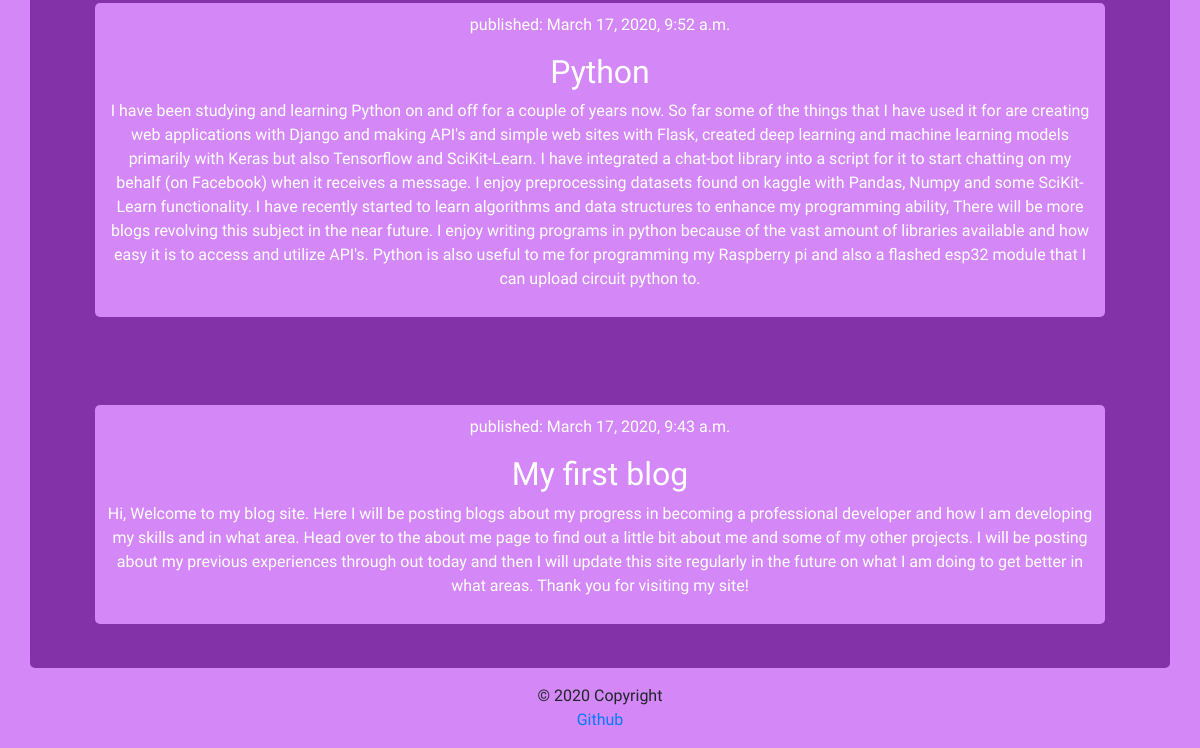
The app's page / (lower part), older data.
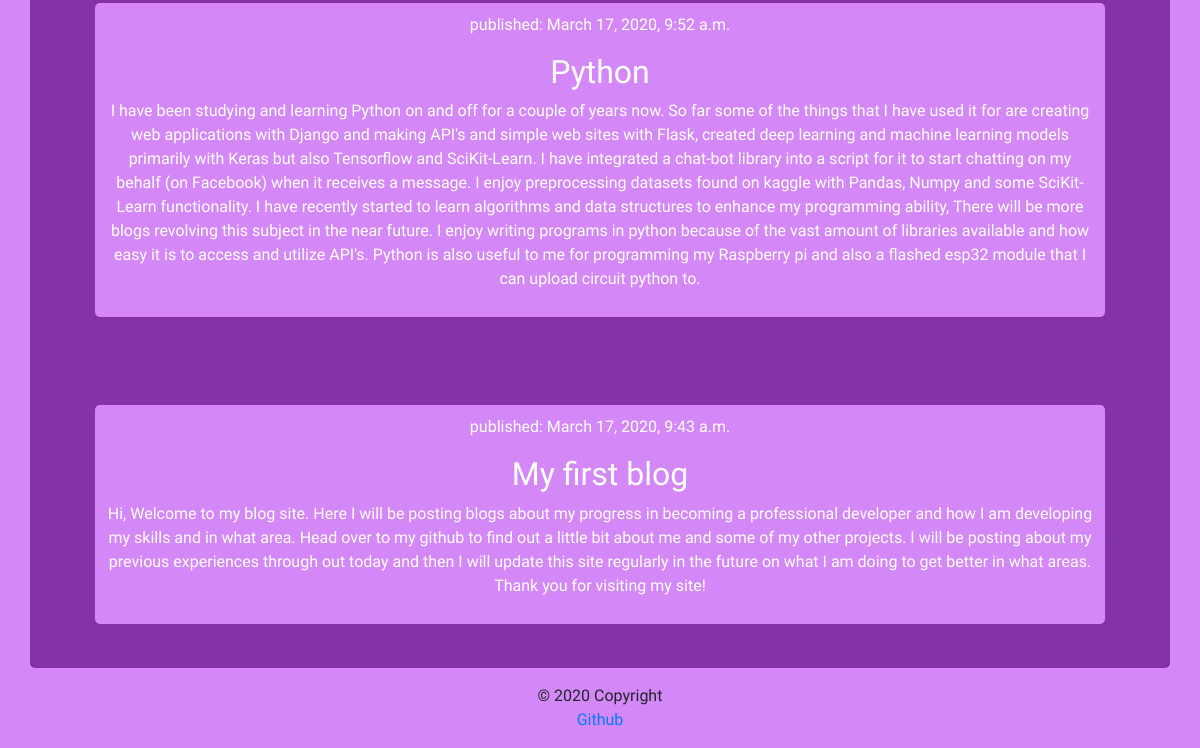
The same page, newer data.
### blog/models.py (models this page shows, shortened)
class Post(models.Model):
    author = models.ForeignKey(settings.AUTH_USER_MODEL, on_delete=models.CASCADE)
    title = models.CharField(max_length=200)
    text = models.TextField()
    created_date = models.DateTimeField(default=timezone.now)
    related_language = models.CharField(max_length=100)
    published_date = models.DateTimeField(blank=True, null=True)

### blog/views.py (the view)
# urls.py: path('', views.post_list, name='post_list'),
def post_list(request):
    posts = Post.objects.filter(published_date__lte=timezone.now()).order_by('-published_date')
    return render(request, 'blog/post_list.html', {'posts': posts})

### blog/templates/blog/post_list.html (shortened to what this page needs)
{% extends 'blog/base.html' %}
{% block content %}
        {% for post in posts %}
        <br/><br/>
         <div style="text-align:center;background-color: #d488f7;color: #fff; border-radius: 5px;padding:10px;margin: 20px 50px 20px 50px; ">
            <p>published: {{ post.published_date }}</p>
            <h2>{{ post.title }}</h2>
            <p> {{ post.text|linebreaksbr }}</p>
        </div>
        {% endfor %}
{% endblock %}

Row changes from the older to the newer data that the page shows:
changed Post "My first blog": text "…area. Head over to the about me page to find out a…" → "…area. Head over to my github to find out a…"
